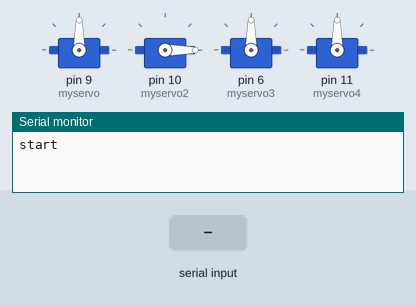
Recording of a sketch running on a simulated Arduino Uno, built with avr-gcc and run on an emulated ATmega328P. Shown: 4 × servo, the last lines printed to the serial monitor. Inputs (shaded band) come from the test bench.

Above: at 1.2 s.
1.3 s: "eyeright" received over Serial
7.3 s: "jawAngle" received over Serial
At 9.4 s:
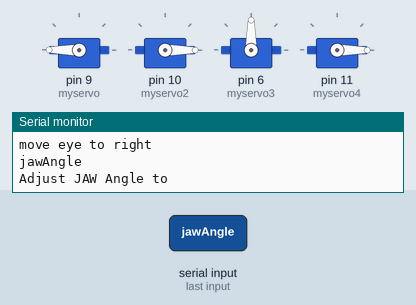
9.8 s: "neckAngle" received over Serial
At 11.3 s:
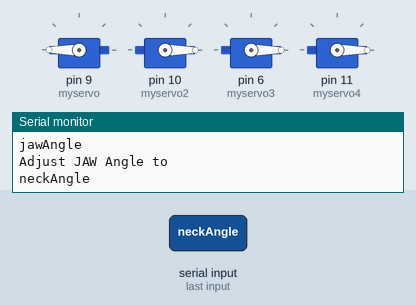
12.3 s: "eyesLRAngle" received over Serial
At 14.5 s:
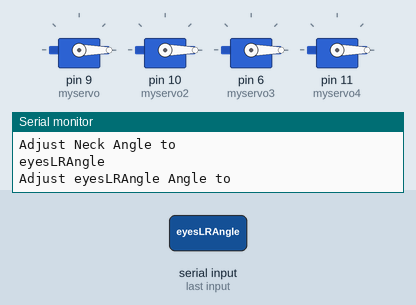
14.8 s: "talk" received over Serial
At 17.5 s:
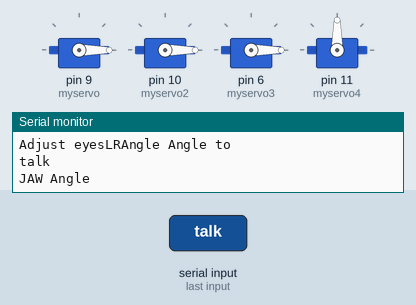
17.8 s: "eyeright" received over Serial
At 19.59 s:
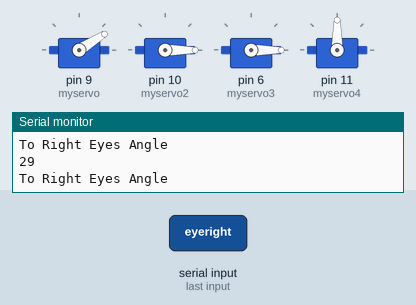
Timing chart, 0 to 23.7 s (numbered marks = the images above; inputs shaded):
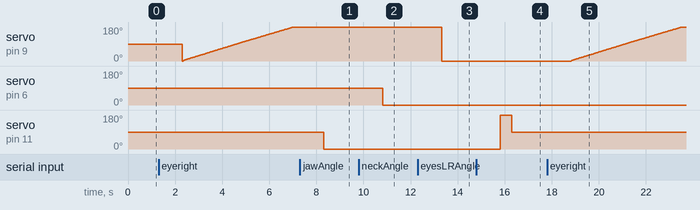

Measured:
- after the input at 7.3 s, servo on pin 11 (myservo4): 90° → 0° after 1.0 s
- after the input at 9.8 s, servo on pin 6 (myservo3): 90° → 0° after 1.0 s
- after the input at 12.3 s, servo on pin 9 (myservo): 180° → 0° after 1.0 s
- after the input at 14.8 s, servo on pin 11 (myservo4): 0° → 180° after 1.0 s, → 90° 0.50 s later
- after the input at 17.8 s, servo on pin 9 (myservo): moves from 0° to 180° over 4.7 s, starting after 1.0 s

The sketch:

robotface.ino
```cpp
#include <Servo.h>

Servo myservo,myservo2,myservo3,myservo4;           // create servo object to control a servo

int pos = 0;            // variable to store the servo position

void setup() {
   Serial.begin(9600);
   myservo.attach(9);    // attaches the Top eye servo on pin 9 to the servo object
   myservo2.attach(10); //Botton Eye
   myservo3.attach(6); //Neck
   myservo4.attach(11); //Jaw
   myservo3.write(90);
   myservo2.write(0);
    while (!Serial) {
    ; // wait for serial port to connect. Needed for native USB port only
  }
  Serial.println("start");
}

void loop() {
  String s;
  String jawAngle;
  String eyesLRAngle;
  String eyesUpDownAngle;
  String neckAngle;
  int cc = 0;

  // 正轉 180度，從 0 度旋轉到 180 度，每次 1 度
//  for (pos = 0; pos <= 180; pos += 1)
//  {
//    myservo.write(pos);    // 告訴 servo 走到 'pos' 的位置
//    Serial.println("To Right Eyes Angle");
//    Serial.println(pos);
//    delay(15);        // 等待 15ms 讓 servo 走到指定位置
//  }
//    for (pos = 0; pos <= 180; pos += 1)
//  {
//    Serial.println("To Bottom Eyes Angle");
//    Serial.println(pos);
//    myservo2.write(pos);    // 告訴 servo 走到 'pos' 的位置
//    delay(15);        // 等待 15ms 讓 servo 走到指定位置
//  }
////
////  // 反轉 180度，從 180 度旋轉到 0 度，每次 1 度
//  for (pos = 180; pos >= 0; pos -= 1)
//  {
//    myservo.write(pos);   // 告訴 servo 走到 'pos' 的位置
//    Serial.println("To Left Eyes Angle");
//    Serial.println(pos);
//
//    delay(15);   // 等待 15ms 讓 servo 走到指定位置
//  }
//
//    for (pos = 180; pos >= 0; pos -= 1)
//  {
//    myservo2.write(pos);   // 告訴 servo 走到 'pos' 的位置
//    Serial.println("To Top Eyes Angle");
//    Serial.println(pos);
//    delay(15);   // 等待 15ms 讓 servo 走到指定位置
//  }

//    for (pos = 0; pos <= 180; pos += 1)
//  {
//    myservo3.write(pos);    // 告訴 servo 走到 'pos' 的位置
//    delay(15);        // 等待 15ms 讓 servo 走到指定位置
//  }
//
//    for (pos = 180; pos >= 0; pos -= 1)
//  {
//    myservo3.write(pos);   // 告訴 servo 走到 'pos' 的位置
//
//    delay(15);   // 等待 15ms 讓 servo 走到指定位置
//  }

if (Serial.available() > 0) {
        s = Serial.readString();
        s.trim();
        cc = s.length();
        Serial.println(s);


        if (s.indexOf("jawAngle") > -1) {
           delay(5);
           String jawAngle = s.substring(8,cc);

           //Serial.println(jawAngle);
           //delay(1000);
           myservo4.write(jawAngle.toInt());   // 告訴 Jaw servo 走到 'pos' 的位置
           delay(500);
           Serial.print("Adjust JAW Angle to ");
           Serial.println(jawAngle);
        }

        if (s.indexOf("neckAngle") > -1) {
           delay(5);
           String neckAngle = s.substring(9,cc);

           //Serial.println(jawAngle);
           //delay(1000);
           myservo3.write(neckAngle.toInt());   // 告訴 Jaw servo 走到 'pos' 的位置
           delay(500);
           Serial.print("Adjust Neck Angle to ");
           Serial.println(neckAngle);
        }

        if (s.indexOf("eyesLRAngle") > -1) {
           delay(5);
           String eyesLRAngle = s.substring(11,cc);

           //Serial.println(jawAngle);
           //delay(1000);
           myservo.write(eyesLRAngle.toInt());   // 告訴 Jaw servo 走到 'pos' 的位置
           delay(500);
           Serial.print("Adjust eyesLRAngle Angle to ");
           Serial.println(eyesLRAngle);
        }

        if (s.indexOf("eyesUpDownAngle") > -1) {
           delay(5);
           String eyesUpDownAngle = s.substring(15,cc);

           //Serial.println(jawAngle);
           //delay(1000);
           myservo2.write(eyesUpDownAngle.toInt());   // 告訴 Jaw servo 走到 'pos' 的位置
           delay(500);
           Serial.print("Adjust eyesUpDownAngle Angle to ");
           Serial.println(eyesUpDownAngle);
        }

        if (s.equals("talk")) {
           delay(5);
           //delay(1000);
           myservo4.write(180);   // 告訴 Jaw servo 走到 'pos' 的位置
           delay(500);
           myservo4.write(90);   // 告訴 Jaw servo 走到 'pos' 的位置
           //myservo4.write(90);   // 告訴 Jaw servo 走到 'pos' 的位置
           Serial.println("JAW Angle");
        }
        if (s.equals("openjaw")) {
           delay(5);
           //delay(1000);
           myservo4.write(180);   // 告訴 Jaw servo 走到 'pos' 的位置
           Serial.println("Open JAW");
        }
        if (s.equals("closejaw")) {
           delay(5);
           myservo4.write(90);   // 告訴 Jaw servo 走到 'pos' 的位置
           //myservo4.write(90);   // 告訴 Jaw servo 走到 'pos' 的位置
           Serial.println("Close JAW");
        }
        if (s.equals("eyeright")) {
          for (pos = 0; pos <= 180; pos += 1)
          {
            myservo.write(pos);    // 告訴 servo 走到 'pos' 的位置
            Serial.println("To Right Eyes Angle");
            Serial.println(pos);
            delay(15);        // 等待 15ms 讓 servo 走到指定位置
          }
           Serial.println("move eye to right");
        }

        if (s.equals("eyeleft")) {
          for (pos = 180; pos >= 0; pos -= 1)
          {
            myservo.write(pos);    // 告訴 servo 走到 'pos' 的位置
            Serial.println("To Right Eyes Angle");
            Serial.println(pos);
            delay(15);        // 等待 15ms 讓 servo 走到指定位置
          }
           Serial.println("move eye to left");
        }

        if (s.equals("eyetop")) {
          for (pos = 0; pos <= 180; pos += 1)
          {
            myservo2.write(pos);    // 告訴 servo 走到 'pos' 的位置
            Serial.println("To Top Eyes Angle");
            Serial.println(pos);
            delay(15);        // 等待 15ms 讓 servo 走到指定位置
          }
           Serial.println("move eye to right");
        }

        if (s.equals("eyebottom")) {
          for (pos = 180; pos >= 0; pos -= 1)
          {
            myservo2.write(pos);    // 告訴 servo 走到 'pos' 的位置
            Serial.println("To Bottom Eyes Angle");
            Serial.println(pos);
            delay(15);        // 等待 15ms 讓 servo 走到指定位置
          }
           Serial.println("move eye to right");
        }

        if (s.equals("neckturn")) {
           delay(5);
           myservo3.write(140);   // 告訴 Neck servo 走到 'pos' 的位置
           delay(1500);
           myservo3.write(100);   // 告訴 Neck servo 走到 'pos' 的位置
        }


 }

//  Serial.println(180);

// delay(5);
// myservo3.write(75);   // 告訴 Neck servo 走到 'pos' 的位置
// delay(15);
//  myservo3.write(130);   // 告訴 Neck servo 走到 'pos' 的位置
//  Serial.println("Neck Angle");
//  Serial.println(130);

}
```
